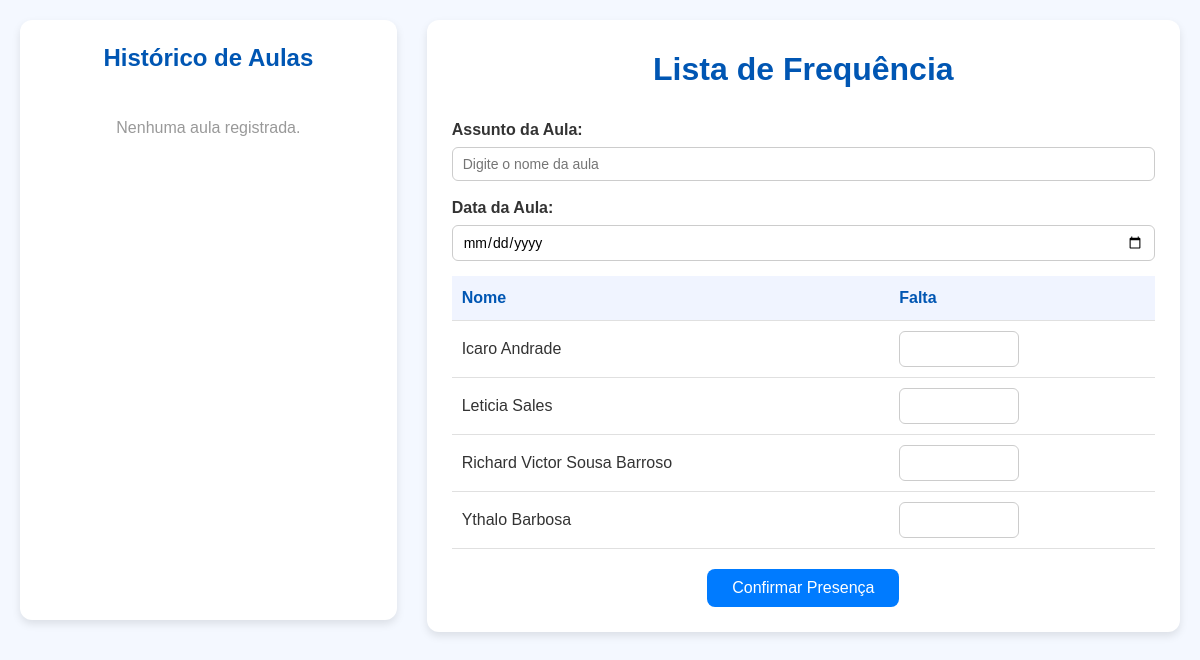
Page /presenca/8 (signed in) on the earlier database version.
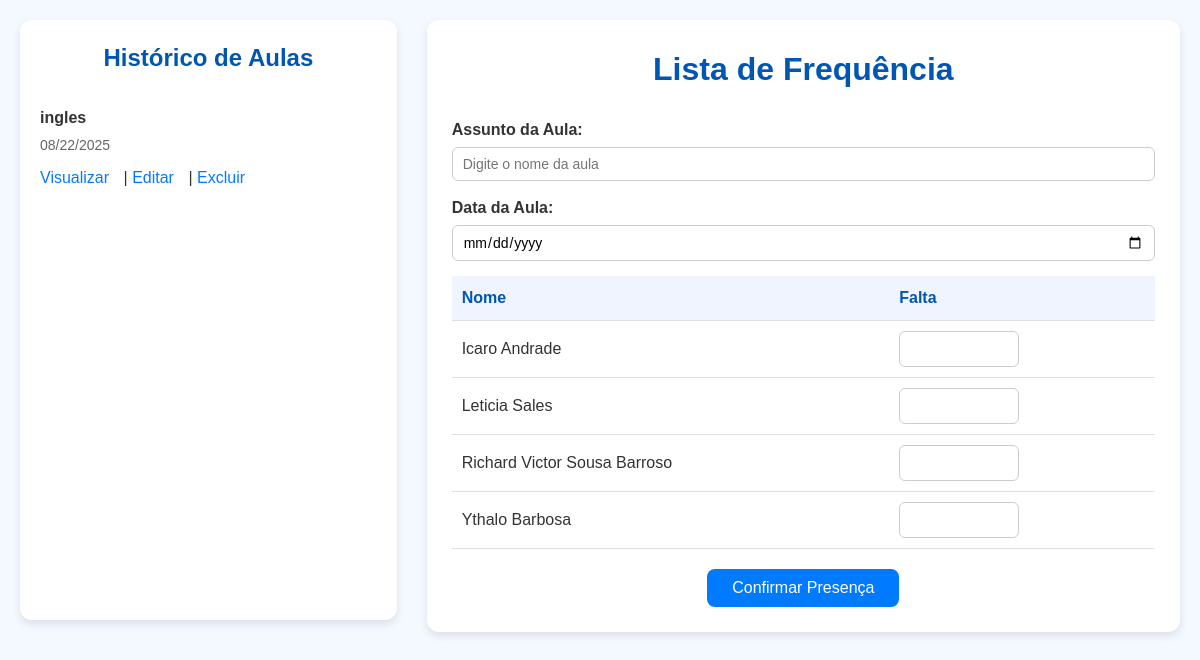
Same page on the later database version.
### usuarios/models.py (models this page shows, shortened)
class Aluno(models.Model):
    nome = models.TextField()

### gestao/models.py (models this page shows, shortened)
class Aula(models.Model):
    nome = models.TextField()
    data = models.DateField()
    turma = models.ForeignKey(Turma, on_delete=models.CASCADE, related_name='aulas')

### usuarios/views.py (the view, shortened to what this page needs)
# urls.py: path('presenca/<int:turma_id>',views.presenca, name='presenca'),
@login_required
def presenca(request, turma_id):
    turma = get_object_or_404(Turma, id=turma_id)
    alunos = Aluno.objects.filter(turmas=turma).order_by("nome")
    aulas = Aula.objects.filter(turma=turma).order_by("-data")
    context = {
        "turma": turma,
        "alunos": alunos,
        "aulas": aulas,
    }
    return render(request, "presenca.html", context)

### usuarios/templates/presenca.html (shortened to what this page needs)
{% load static %}
<!DOCTYPE html>
<html lang="pt-br">
<head>
    <link rel="stylesheet" href="{% static 'css/presenca.css' %}">
</head>
<body>
    <div class="container">
        <div class="historico">
            <h2>Histórico de Aulas</h2>
            {% for aula in aulas %}
                <div class="aula">
                    <div class="nome">{{ aula.nome }}</div>
                    <div class="data">{{ aula.data|date:"m/d/Y" }}</div>
                    <div class="acoes">
                        <a href="{% url 'visualizar_aula' aula_id=aula.id %}">Visualizar</a> |
                        <a href="{% url 'editar_aula' aula_id=aula.id %}">Editar</a> |
                        <a href="{% url 'excluir_aula' aula_id=aula.id %}"
                        onclick="return confirm('Tem certeza que deseja excluir esta aula?');">
                            Excluir
                        </a>
                    </div>
                </div>
            {% empty %}
                <p class="empty-message">Nenhuma aula registrada.</p>
            {% endfor %}
        </div>
        <form method="POST">
            <h1>Lista de Frequência</h1>
            <div class="form-group">
                <label for="nome_aula">Assunto da Aula:</label>
                <input type="text" id="nome_aula" name="nome_aula" placeholder="Digite o nome da aula" required>
            </div>
            <div class="form-group">
                <label for="data_aula">Data da Aula:</label>
                <input type="date" id="data_aula" name="data_aula" required>
            </div>
            <table>
                <thead>
                    <tr>
                        <th>Nome</th>
                        <th>Falta</th>
                    </tr>
                </thead>
                <tbody>
                    {% for aluno in alunos %}
                        <tr>
                            <td>{{ aluno.nome }}</td>
                            <td>
                                <input type="number" name="faltas_{{ aluno.id }}" min="0" max="2" class="faltas">
                            </td>
                        </tr>
                    {% empty %}
                        <tr>
                            <td colspan="2" class="empty-message">Nenhum aluno registrado.</td>
                        </tr>
                    {% endfor %}
                </tbody>
            </table>
            <div class="center">
                <button type="submit">Confirmar Presença</button>
            </div>
        </form>
    </div>
</body>
</html>

Differences in the rows shown:
added Aula: nome "ingles", data "08/22/2025"
Other differences:
text no longer shown: "Nenhuma aula registrada."
